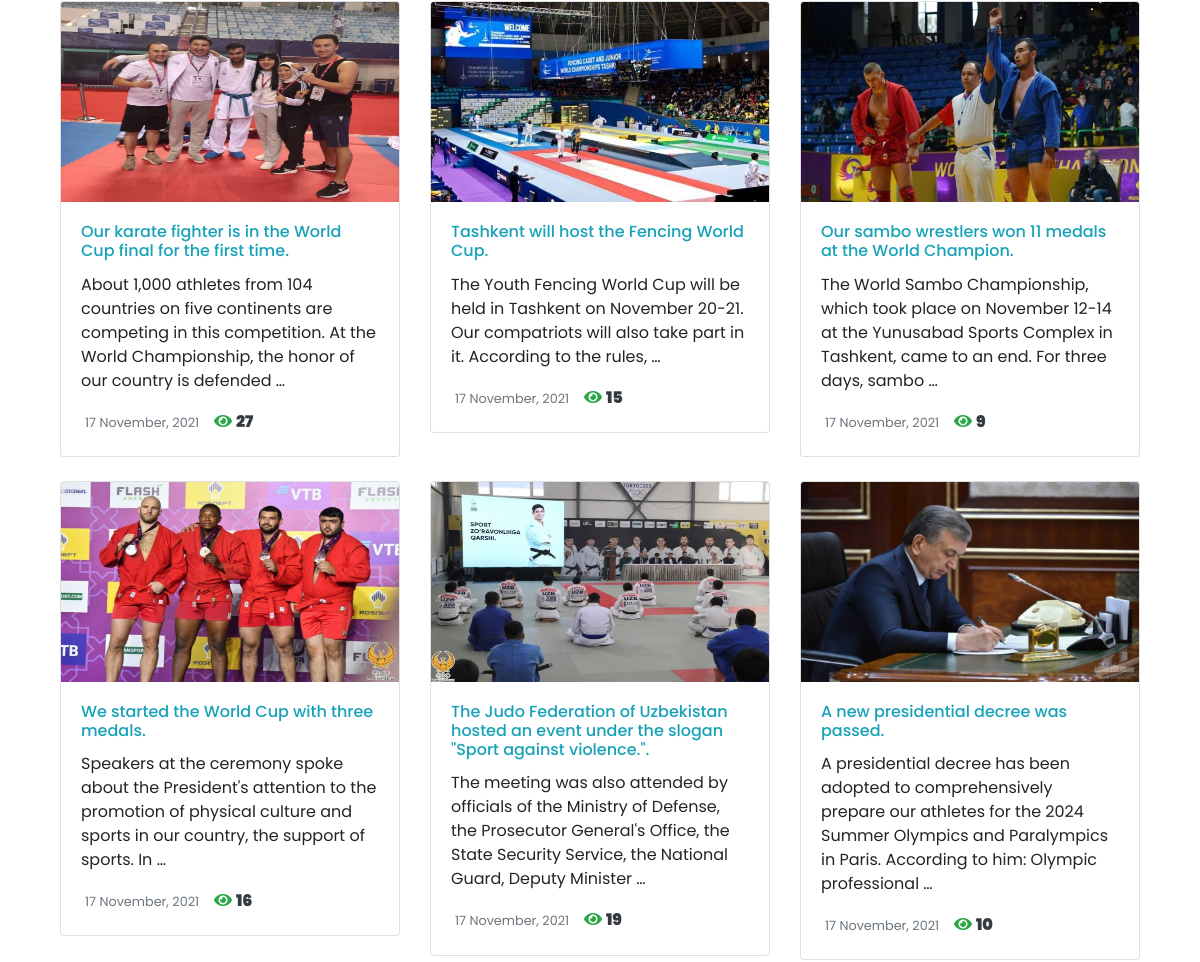
Before: / (middle part) with the older database file.
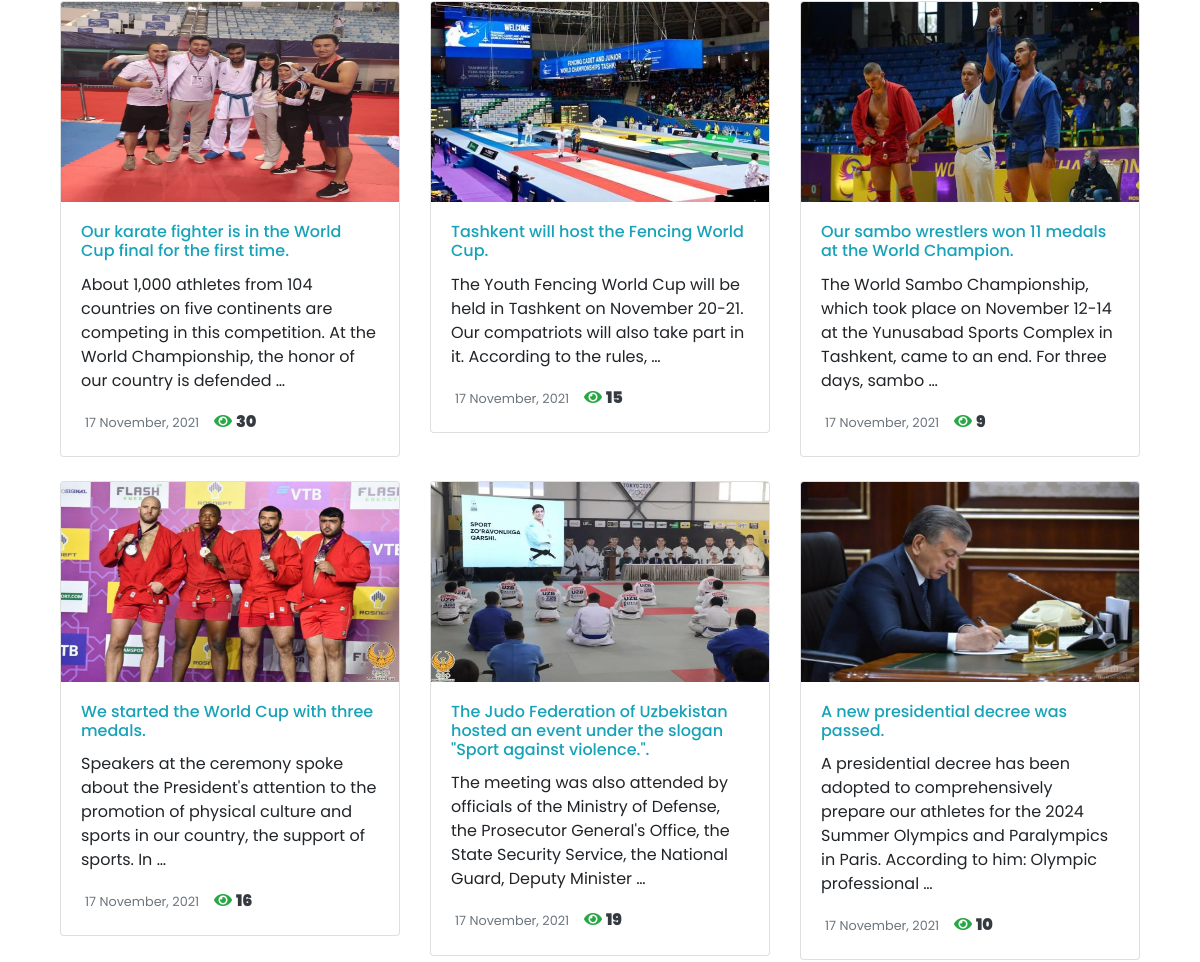
After: the same page with the newer database file.
### sport/models.py (models this page shows, shortened)
class News(models.Model):
    user = models.ForeignKey(User, on_delete=models.CASCADE, null=True)
    title = models.CharField(max_length=500)
    extra_desc = models.TextField(blank=True, null=True)
    image = models.ImageField(upload_to='news', blank=True, null=True)
    desc = models.TextField()
    date_posted = models.DateTimeField(default=timezone.now)
    views = models.IntegerField(default=0)
    class Meta:
        verbose_name = 'New'
        verbose_name_plural = 'News'

### sport/views.py (the view)
# urls.py: path('', views.home, name='home'),
def home(request):
    gallery_home = Gallery.objects.all().order_by('-date_posted')[:18]
    blog_home = Blog.objects.all().order_by('-created_at')[:3]
    newslg = News.objects.all().order_by('-date_posted')[:1]
    news = News.objects.all().order_by('-date_posted')[1:7]
    paginator = Paginator(gallery_home, 6)
    page_number = request.GET.get('page')
    gallery_home = paginator.get_page(page_number)
    context = {
        'gallery_home': gallery_home,
        'blog_home': blog_home,
        'newslg':newslg,
        'news':news
    }
    return render(request, 'home.html', context)

### templates/home.html (shortened to what this page needs)
{% extends 'base.html' %}
{% load static %}
{% block content %}
<br><br><br>
<br>
<br><br><br>
<br><br>
<div class="container">
    <br><br><br><br>
    <div class="container py-3">
    <br>
    <div class="row">
      {% for new in news %}
      <div class="col-sm-4">
        <div class="card">
          <a href="{% url 'news' %}"><img src="{{new.image.url}}" class="card-img-top" alt="..." height='200rem'></a>
          <div class="card-body">
            <a href="{% url 'news' %}"><h6 class="card-title text-info">{{new.title}}.</h6></a>
            <p class="card-text">{{new.desc | truncatewords:25}}</p>
          </div>
          <div class="d-flex ml-4">
            <small class="text-muted">{{new.date_posted | date:'d F, Y'}}&nbsp;&nbsp;</small><i class="fas fa-eye ml-2 text-success"><span class="text-dark ml-1">{{new.views}}</span></i>
          </div><br>
        </div><br>
      </div>
      {% endfor %}
    </div>
  </div>
{% endblock content %}

### templates/base.html (shortened to what this page needs)
{% load static %}
<!DOCTYPE html>
<html lang="en">
<head>
    <link rel="stylesheet" href="{% static 'css/style.css' %}">
    <link rel="stylesheet" href="{% static 'index.css' %}">
    <link rel="stylesheet" href="https://pro.fontawesome.com/releases/v5.10.0/css/all.css" />
    <link href="https://cdn.jsdelivr.net/npm/bootstrap@5.0.2/dist/css/bootstrap.min.css" rel="stylesheet">
    <link rel="stylesheet" type="text/css" href="https://cdnjs.cloudflare.com/ajax/libs/slick-carousel/1.8.1/slick.min.css">
    <link rel="stylesheet" type="text/css" href="https://cdnjs.cloudflare.com/ajax/libs/slick-carousel/1.8.1/slick-theme.min.css">
    <link href="{% static 'css/bootstrap.min.css' %}" rel="stylesheet">
    <link href="{% static 'css/mediumish.css' %}" rel="stylesheet">
    <link rel="stylesheet" href="{% static 'css/home.css' %}">
    <link rel="stylesheet" type="text/css" href="//cdn.jsdelivr.net/npm/slick-carousel@1.8.1/slick/slick.css" />
</head>
<body>
    {% include "navbar.html" %}
    <div class="container-fluid">
        {% block content %} {% endblock content %}
    </div>
    <br><br>
    <br><br><br>
</body>
</html>

### templates/navbar.html (shortened to what this page needs)
{% load static %}
<!DOCTYPE html>
<html lang="en">
<head>
    <link rel="stylesheet" href="{% static 'style.css' %}">
    <link rel="stylesheet" href="https://pro.fontawesome.com/releases/v5.10.0/css/all.css" />
    <link rel="stylesheet" href="https://stackpath.bootstrapcdn.com/bootstrap/4.3.1/css/bootstrap.min.css">
</head>
<body>
</body>
</html>

### static/css/style.css (style rules this page uses)
* { margin: 0px; padding: 0px; box-sizing: border-box; font-family: 'Poppins', sans-serif; }
body { min-height: 100vh; background: #fafafa; }

### static/index.css (style rules this page uses)
.card { border-radius: 4px; }

Changed rows visible on the page:
changed News "Our karate fighter is in the World Cup final for the first time": views "27" → "30"
